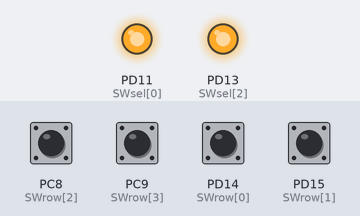
Simulated run of this sketch. Board: STM32 Blue Pill. On the bench: output pins drawn as LEDs (lit = HIGH). The test bench sets the inputs (shaded band); at power-on: PC8 (SWrow[2]), PC9 (SWrow[3]), PD14 (SWrow[0]), PD15 (SWrow[1]) HIGH. Pins used as bus, display or sensor lines are not drawn.

Above: at 0.1 s.
Timing chart, 0 to 1.6 s (numbered marks = the images above):
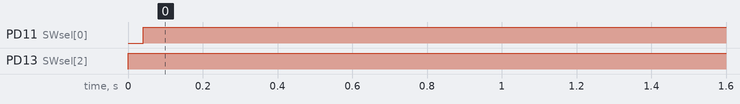

Measured:
- by itself, PD11 (SWsel[0]): LOW → HIGH at 0.04 s
- by itself, PD13 (SWsel[2]): LOW → HIGH at 0.00 s

The sketch:

2201_DIG-SW_test.ino
```cpp
#define  TXD1 PA9
#define  RXD1 PA10
HardwareSerial Serial1( RXD1, TXD1 );

uint8_t SWsel[3]={PD11,PD12,PD13};
uint8_t SWrow[4]={PD14,PD15,PC8,PC9};
uint8_t val[4];

void setup() {
  Serial1.begin(115200);
  for(int i= 0;i<=3;i++){
    pinMode(SWrow[i],INPUT);
  }
  for(int i= 0;i<=2;i++){
    pinMode(SWsel[i],OUTPUT);
  }
}

void loop() {
  int n=6;
  for(int j=0;j<=5;j++){
    digitalWrite(SWsel[0],(j&1)>>0);
    digitalWrite(SWsel[1],(j&2)>>1);
    digitalWrite(SWsel[2],(j&4)>>2);

    for(int k=0; k<=3; k++){
    val[k]=!digitalRead(SWrow[k]);
    val[k]=val[k]<<k;
    }

    uint8_t Sval=val[0]+val[1]+val[2]+val[3];
    String Disp = "DSW" + String(j+n)+ "=" + String(Sval) ;
    Serial1.println(Disp);
    n=0;
  }
  delay(2000);
}
```
